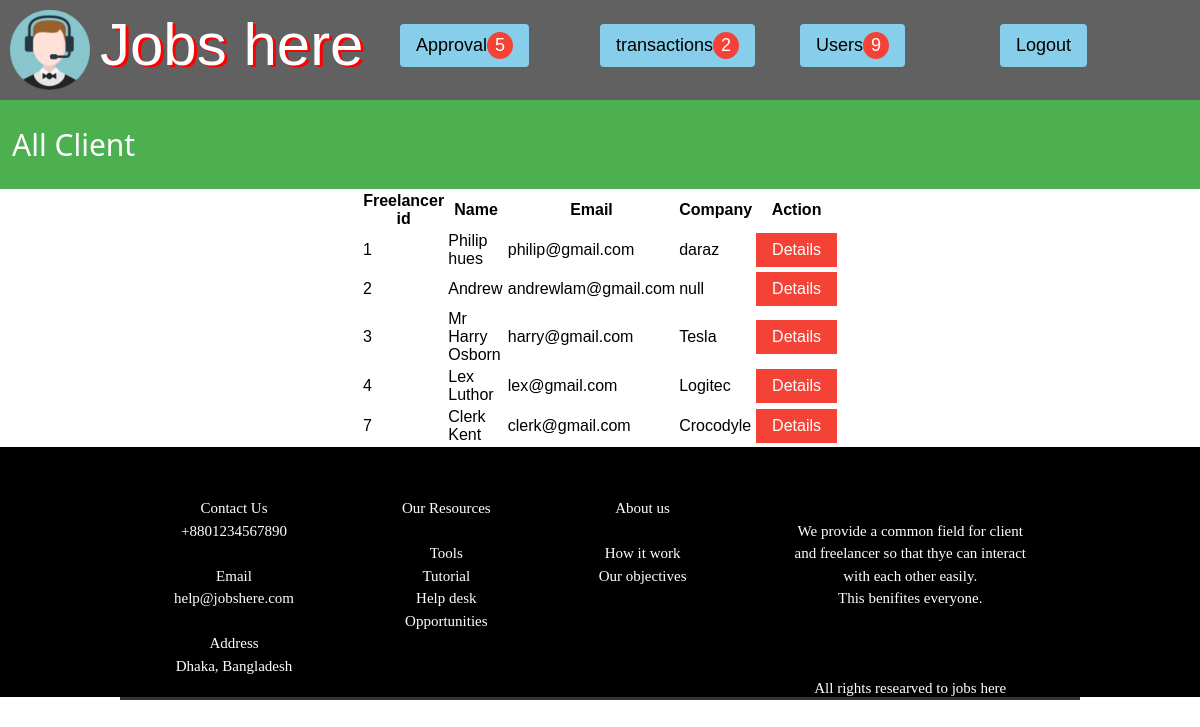
The page /clientlist-n.php (signed in) on the database its author committed.
### tables this page shows
CREATE TABLE `client` (
  `cid` int(11) NOT NULL,
  `name` varchar(100) NOT NULL,
  `dob` date NOT NULL,
  `gender` varchar(20) NOT NULL,
  `email` varchar(100) NOT NULL,
  `phone` bigint(20) NOT NULL,
  `address` varchar(200) NOT NULL,
  `profession` varchar(50) NOT NULL,
  `company` varchar(50) NOT NULL,
  `review` double NOT NULL,
  `total_rat` double NOT NULL,
  `rating` double NOT NULL,
  `username` varchar(200) NOT NULL,
  `password` varchar(200) NOT NULL,
  `status` varchar(20) NOT NULL
);

### clientlist-n.php (the view, shortened to what this page needs)
<?php
 require_once("config.php");
  $sql="SELECT * FROM `freelancer` WHERE status='waiting'";
  $sql2="SELECT * FROM `client` WHERE status='waiting'";
  $req=mysqli_query($connection,$sql);
  $req2=mysqli_query($connection,$sql2);
  $n1=mysqli_num_rows($req);
  $n2=mysqli_num_rows($req2);
  $nt=$n1+$n2;
  $sql1="SELECT * FROM `client` WHERE status='approved'";
  $req1=mysqli_query($connection,$sql1);
  $sql3="SELECT * FROM `freelancer` WHERE status='approved'";
  $sql4="SELECT * FROM `client` WHERE status='approved'";
  $req3=mysqli_query($connection,$sql3);
  $req4=mysqli_query($connection,$sql4);
  $n5=mysqli_num_rows($req3);
  $n6=mysqli_num_rows($req4);
  $nt1=$n5+$n6;
   $sql23="SELECT * FROM `transaction_table` WHERE status='pending'";
  $run23=mysqli_query($connection,$sql23);
  $n4=mysqli_num_rows($run23);
?>
<html>
<head>
  <link rel="stylesheet" type="text/css" href="style.css">
  <link rel="stylesheet" href="css/w3.css">
<link rel="stylesheet" href="css/font.css">
</head>
<body>
  <div class="w3-row w3-dark-gray">
    <div class="w3-col l1">
      <img src="images/logo.png" style="height: 100px;width: 100px;padding:10px">
    </div>
    <div class="w3-col l3">
      <span class="jobb">Jobs here</span>
    </div>
    <div class="w3-col l2" style="padding-top: 2%;background-color: transparent;">
      <div class="w3-dropdown-hover" style="background-color: transparent;">
        <button class="w3-button w3-round w3-light-blue w3-large">Approval<span class="w3-badge w3-red"><?php echo"$nt";?></span></button>
      </div>
    </div>
    <div class="w3-col l2" style="padding-top: 2%;">
      <a href="admin-transactionlist.php" class="w3-button w3-round w3-light-blue w3-large">transactions<span class="w3-badge w3-red"><?php echo"$n4";?></span></a>
    </div>
    <div class="w3-col l2" style="padding-top: 2%;background-color: transparent;">
      <div class="w3-dropdown-hover" style="background-color: transparent;">
        <button class="w3-button w3-round w3-light-blue w3-large">Users<span class="w3-badge w3-red"><?php echo"$nt1";?></span></button>
      </div>
    </div>
   <div class="w3-col l2"  style="padding-top: 2%;">
      <div class="w3-dropdown-hover" style="background-color: transparent;">
        <a href="admin.php?status=logout" class="w3-button w3-round w3-light-blue w3-large">Logout</a>
      </div>
    </div>
  </div>
 <div class="w3-cointer w3-green" style="padding: 1%">
  <h2>All Client</h2>
 </div>
 <div class="w3-container" style="padding-left: 30%;padding-right: 30%;">
 <table>
           <tr><th>Freelancer id</th>
               <th>Name</th>
               <th>Email</th>
                <th>Company</th>
                 <th>Action</th>
           <?php while($client=mysqli_fetch_array($req1)) {?>
           <tr>
               <td><?php echo $client['cid']; ?></td>
               <td><?php echo $client['name']; ?></td>
               <td><?php echo $client['email']; ?></td>
               <td><?php echo $client['company']; ?></td>
               <td><a href="clientdetals-n.php?show=<?php echo $client['cid']; ?>" class="w3-button w3-red">Details</a></td>
           </tr>
           <?php } ?>
       </table>
  </div>
     <div class="grid-foot">
    <div>Contact Us<br>+8801234567890<br><br>Email<br>help@jobshere.com<br><br>Address<br>Dhaka, Bangladesh</div>
    <div>Our Resources<br><br>Tools<br>Tutorial<br>Help desk<br>Opportunities</div>
    <div>About us<br><br>How it work<br>Our objectives<br></div>
    <div><br>We provide a common field for client<br> and freelancer so that thye can interact<br> with each other easily.<br> This benifites everyone. <br><br><br><br>All rights researved to jobs here</div>
  </div>
</body>
</html>

### style.css (style rules this page uses)
.jobb { color: white; text-shadow: 3px 2px red; font-size: 60px; padding-bottom: 0px; padding-top: 0px; text-align: center; }
body { font-family: "Times New Roman", Times, serif; }
.grid-foot { display: grid; grid-template-columns: auto auto auto auto; grid-gap: 0px; background-color: rgb(0,0,0,1); padding-left: 10%; padding-right: 10%; color: white; height: 250px; padding-top: 50px; }
.grid-foot > div { text-align: center; background-color: rgb(0,0,0,0.8); font-family: "Calibri", Light; }

### css/w3.css (style rules this page uses)
html { box-sizing:border-box }
*,*:before,*:after { box-sizing:inherit }
html { -ms-text-size-adjust:100%;-webkit-text-size-adjust:100% }
body { margin:0 }
a { background-color:transparent;-webkit-text-decoration-skip:objects }
img { border-style:none }
button,input,select,textarea { font:inherit;margin:0 }
button,input { overflow:visible }
button,select { text-transform:none }
button,html [type=button],[type=reset],[type=submit] { -webkit-appearance:button }
html,body { font-family:Verdana,sans-serif;font-size:15px;line-height:1.5 }
html { overflow-x:hidden }
h2 { font-size:30px }
h1,h2,h3,h4,h5,h6 { font-family:"Segoe UI",Arial,sans-serif;font-weight:400;margin:10px 0 }
img { vertical-align:middle }
a { color:inherit }
.w3-btn,.w3-button { border:none;display:inline-block;padding:8px 16px;vertical-align:middle;overflow:hidden;text-decoration:none;color:inherit;background-color:inherit;text-align:center;cursor:pointer;white-space:nowrap }
.w3-btn,.w3-button { -webkit-touch-callout:none;-webkit-user-select:none;-khtml-user-select:none;-moz-user-select:none;-ms-user-select:none;user-select:none }
.w3-badge,.w3-tag { background-color:#000;color:#fff;display:inline-block;padding-left:8px;padding-right:8px;text-align:center }
.w3-badge { border-radius:50% }
.w3-dropdown-click,.w3-dropdown-hover { position:relative;display:inline-block;cursor:pointer }
.w3-dropdown-hover:first-child,.w3-dropdown-click:hover { background-color:#ccc;color:#000 }
.w3-container:after,.w3-container:before,.w3-panel:after,.w3-panel:before,.w3-row:after,.w3-row:before,.w3-row-padding:after,.w3-row-padding:before, .w3-cell-row:before,.w3-cell-row:after,.w3-clear:after,.w3-clear:before,.w3-bar:before,.w3-bar:after { content:"";display:table;clear:both }
.w3-col,.w3-half,.w3-third,.w3-twothird,.w3-threequarter,.w3-quarter { float:left;width:100% }
@media (min-width:993px) { .w3-col.l1 { width:8.33333% } }
@media (min-width:993px) { .w3-col.l2 { width:16.66666% } }
@media (min-width:993px) { .w3-col.l3 { width:24.99999% } }
.w3-round,.w3-round-medium { border-radius:4px }
.w3-container,.w3-panel { padding:0.01em 16px }
.w3-large { font-size:18px!important }
.w3-light-blue,.w3-hover-light-blue:hover { color:#000!important;background-color:#87CEEB!important }
.w3-green,.w3-hover-green:hover { color:#fff!important;background-color:#4CAF50!important }
.w3-red,.w3-hover-red:hover { color:#fff!important;background-color:#f44336!important }
.w3-dark-grey,.w3-hover-dark-grey:hover,.w3-dark-gray,.w3-hover-dark-gray:hover { color:#fff!important;background-color:#616161!important }

### rows shown on the page
client: cid "1", name "Philip hues", email "philip@gmail.com", company "daraz"
client: cid "2", name "Andrew", email "andrewlam@gmail.com", company "null"
client: cid "3", name "Mr Harry Osborn", email "harry@gmail.com", company "Tesla"
client: cid "4", name "Lex Luthor", email "lex@gmail.com", company "Logitec"
client: cid "7", name "Clerk Kent", email "clerk@gmail.com", company "Crocodyle"

### other values the page prints
$nt "5"
$n4 "2"
$nt1 "9"
